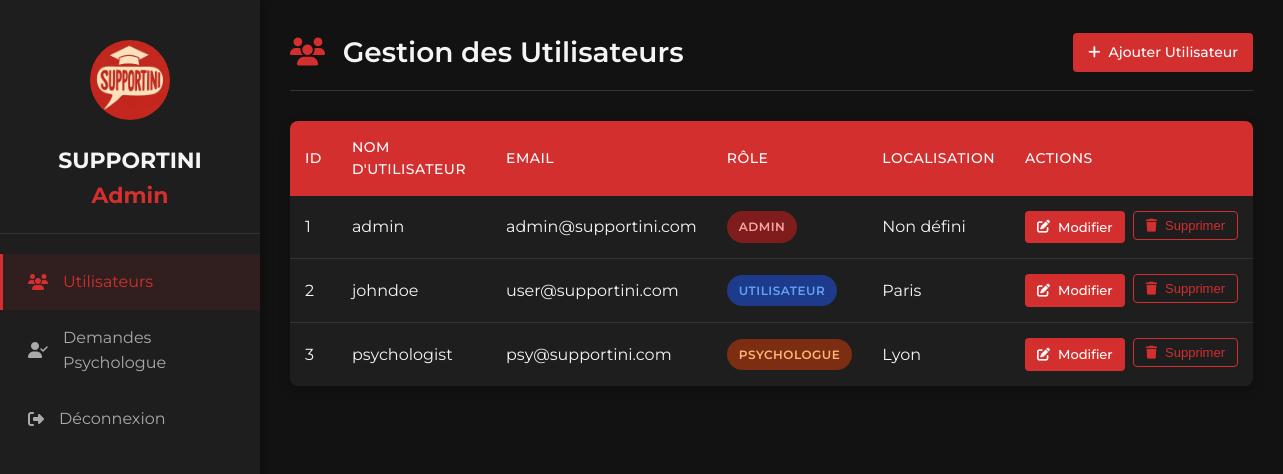
The app's page /View/BackOffice/users.php (signed in) with its own data.
### tables this page shows
CREATE TABLE IF NOT EXISTS `users` (
    `id` INT AUTO_INCREMENT PRIMARY KEY,
    `username` VARCHAR(100) NOT NULL UNIQUE,
    `email` VARCHAR(100) NOT NULL UNIQUE,
    `password` VARCHAR(255) NOT NULL,
    `location` VARCHAR(100),
    `phone_number` VARCHAR(20),
    `bio` TEXT,
    `role` ENUM('utilisateur', 'psychologue', 'admin') DEFAULT 'utilisateur',
    `demande_psy` INT DEFAULT 0,
    `status` INT DEFAULT 1,
    `created_at` TIMESTAMP DEFAULT CURRENT_TIMESTAMP,
    `updated_at` TIMESTAMP DEFAULT CURRENT_TIMESTAMP ON UPDATE CURRENT_TIMESTAMP,
    INDEX idx_email (email),
    INDEX idx_role (role),
    INDEX idx_demande_psy (demande_psy),
    INDEX idx_created_at (created_at)
);

### config.php (called while the page is built, shortened)
<?php
class config {
    private static $pdo = null;
    public static function getConnexion() {
        if (self::$pdo == null) {
            try {
                self::$pdo = new PDO(
                    "mysql:host=localhost;dbname=supportini;charset=utf8mb4",
                    "root",
                    "",
                    [
                        PDO::ATTR_ERRMODE => PDO::ERRMODE_EXCEPTION,
                        PDO::ATTR_DEFAULT_FETCH_MODE => PDO::FETCH_ASSOC,
                        PDO::ATTR_EMULATE_PREPARES => false,
                    ]
                );
            } catch (PDOException $e) {
                if (strpos($e->getMessage(), '1049') !== false) {
                    header('Location: /Web_Project_Utilisateurs/setup.php');
                    exit;
                }
                die("Erreur de connexion DB: " . $e->getMessage());
            }
        }
        return self::$pdo;
    }
}
?>

### Controller/userController.php (called while the page is built, shortened)
<?php
require_once __DIR__ . '/../Model/User.php';
require_once __DIR__ . '/../config.php';
class userController {
    private $pdo;
    public function __construct() {
        $this->pdo = config::getConnexion();
    }
    public function getAllUsers() {
        try {
            $sql = "SELECT * FROM users";
            $stmt = $this->pdo->query($sql);
            $users = [];
            while ($row = $stmt->fetch()) {
                $user = new User($row['username'], $row['email'], $row['password'], $row['location'], $row['phone_number'], $row['bio'], $row['role']);
                $user->setId($row['id']);
                $user->setStatus($row['status']);
                $user->setCreatedAt($row['created_at']);
                $user->setUpdatedAt($row['updated_at']);
                $users[] = $user;
            }
            return $users;
        } catch (Exception $e) {
            return "Error: " . $e->getMessage();
        }
    }
}
?>

### Model/User.php (called while the page is built, shortened)
<?php
class User
{
    private ?int $id;
    private string $username;
    private string $email;
    private ?string $location;
    private string $role;
    public function __construct(string $username, string $email, string $password, ?string $location = null, ?string $phone_number = null, ?string $bio = null, string $role = 'utilisateur')
    {
        $this->username = $username;
        $this->email = $email;
        $this->location = $location;
        $this->role = $role;
        $this->id = null;
    }
    public function getId(): ?int { return $this->id; }
    public function getUsername(): string { return $this->username; }
    public function getEmail(): string { return $this->email; }
    public function getLocation(): ?string { return $this->location; }
    public function getRole(): string { return $this->role; }
    public function setId(int $id): void { $this->id = $id; }
}

### View/BackOffice/users.php (the view, shortened to what this page needs)
<?php
require_once __DIR__ . '/../../Controller/userController.php';
$ctrl = new userController();
$users = $ctrl->getAllUsers();
?>
<!DOCTYPE html>
<html lang="fr">
<head>
    <link rel="stylesheet" href="https://cdnjs.cloudflare.com/ajax/libs/font-awesome/6.5.0/css/all.min.css">
    <link rel="stylesheet" href="backoffice.css">
</head>
<body>
    <div class="sidebar">
        <div class="sidebar-header">
            <img src="../../logo_supportini.jpg" alt="SUPPORTINI Logo" class="sidebar-logo">
            <h2 class="sidebar-title">SUPPORTINI <span>Admin</span></h2>
        </div>
        <nav class="sidebar-nav">
            <a href="users.php" class="sidebar-link active">
                <i class="fas fa-users"></i>
                <span>Utilisateurs</span>
            </a>
            <a href="psy_requests.php" class="sidebar-link">
                <i class="fas fa-user-check"></i>
                <span>Demandes Psychologue</span>
            </a>
            <a href="../../logout.php" class="sidebar-link">
                <i class="fas fa-sign-out-alt"></i>
                <span>Déconnexion</span>
            </a>
        </nav>
    </div>
    <main class="main-content">
        <div class="page-header">
            <h1 class="page-title"><i class="fas fa-users"></i> Gestion des Utilisateurs</h1>
            <a href="add_user.php" class="btn btn-primary">
                <i class="fas fa-plus"></i> Ajouter Utilisateur
            </a>
        </div>
        <div class="table-container">
            <table class="table">
                <thead>
                    <tr>
                        <th>ID</th>
                        <th>Nom d'utilisateur</th>
                        <th>Email</th>
                        <th>Rôle</th>
                        <th>Localisation</th>
                        <th>Actions</th>
                    </tr>
                </thead>
                <tbody>
                    <?php foreach ($users as $user): ?>
                    <tr>
                        <td><?php echo $user->getId(); ?></td>
                        <td><?php echo htmlspecialchars($user->getUsername()); ?></td>
                        <td><?php echo htmlspecialchars($user->getEmail()); ?></td>
                        <td>
                            <span class="role-badge role-<?php echo htmlspecialchars($user->getRole()); ?>">
                                <?php
                                $roles = [
                                    'utilisateur' => 'Utilisateur',
                                    'psychologue' => 'Psychologue',
                                    'admin' => 'Admin'
                                ];
                                echo $roles[$user->getRole()] ?? htmlspecialchars($user->getRole());
                                ?>
                            </span>
                        </td>
                        <td><?php echo $user->getLocation() ? htmlspecialchars($user->getLocation()) : 'Non défini'; ?></td>
                        <td>
                            <div class="action-buttons">
                                <a href="edit_user.php?id=<?php echo $user->getId(); ?>" class="btn btn-primary btn-sm">
                                    <i class="fas fa-edit"></i> Modifier
                                </a>
                                <form method="POST" style="display: inline;">
                                    <button type="submit" name="delete" class="btn btn-danger btn-sm" onclick="return confirm('Êtes-vous sûr de vouloir supprimer cet utilisateur ?');">
                                        <i class="fas fa-trash"></i> Supprimer
                                    </button>
                                </form>
                            </div>
                        </td>
                    </tr>
                    <?php endforeach; ?>
                </tbody>
            </table>
        </div>
    </main>
</body>
</html>

### View/BackOffice/backoffice.css (style rules this page uses)
:root { --primary-red: #d32f2f; --dark-red: #b71c1c; --light-red: #ff6659; --dark-bg: #121212; --card-bg: #1e1e1e; --text-light: #f5f5f5; --text-muted: #aaaaaa; --border-color: #333333; }
* { margin: 0; padding: 0; box-sizing: border-box; }
body { font-family: 'Montserrat', sans-serif; background-color: var(--dark-bg); color: var(--text-light); line-height: 1.6; display: flex; min-height: 100vh; }
.sidebar { width: 260px; background-color: var(--card-bg); padding: 20px 0; box-shadow: 2px 0 10px rgba(0, 0, 0, 0.3); z-index: 100; position: fixed; height: 100vh; overflow-y: auto; }
.sidebar-header { text-align: center; padding: 20px; border-bottom: 1px solid var(--border-color); margin-bottom: 20px; }
.sidebar-logo { width: 80px; height: 80px; border-radius: 50%; object-fit: cover; margin-bottom: 15px; }
.sidebar-title { font-size: 22px; font-weight: 700; color: var(--text-light); }
.sidebar-title span { color: var(--primary-red); }
.sidebar-nav { display: flex; flex-direction: column; }
.sidebar-link { padding: 15px 25px; color: var(--text-muted); display: flex; align-items: center; gap: 15px; text-decoration: none; transition: all 0.3s ease; border-left: 3px solid transparent; }
.sidebar-link.active { background-color: rgba(211, 47, 47, 0.1); color: var(--primary-red); border-left-color: var(--primary-red); }
.main-content { flex: 1; margin-left: 260px; padding: 30px; }
.page-header { display: flex; justify-content: space-between; align-items: center; margin-bottom: 30px; padding-bottom: 15px; border-bottom: 1px solid var(--border-color); }
.page-title { font-size: 28px; font-weight: 600; color: var(--text-light); }
.page-title i { color: var(--primary-red); margin-right: 10px; }
.table-container { background-color: var(--card-bg); border-radius: 8px; overflow: hidden; box-shadow: 0 4px 12px rgba(0, 0, 0, 0.2); margin-bottom: 40px; }
.table { width: 100%; border-collapse: collapse; }
.table th { background-color: var(--primary-red); color: white; padding: 15px; text-align: left; font-weight: 500; text-transform: uppercase; letter-spacing: 0.5px; font-size: 14px; }
.table td { padding: 15px; border-bottom: 1px solid var(--border-color); }
.table tr:last-child td { border-bottom: none; }
.btn { display: inline-flex; align-items: center; gap: 8px; padding: 8px 15px; border-radius: 4px; text-decoration: none; font-weight: 500; font-size: 14px; transition: all 0.3s ease; border: none; cursor: pointer; }
.btn-sm { padding: 6px 12px; font-size: 13px; }
.btn-primary { background-color: var(--primary-red); color: white; }
.btn-danger { background-color: transparent; border: 1px solid #d32f2f; color: #d32f2f; }
.action-buttons { display: flex; gap: 8px; }
.role-badge { display: inline-block; padding: 6px 12px; border-radius: 20px; font-size: 12px; font-weight: 600; text-transform: uppercase; letter-spacing: 0.5px; }
.role-utilisateur { background-color: #1e3a8a; color: #60a5fa; }
.role-psychologue { background-color: #7c2d12; color: #fdba74; }
.role-admin { background-color: #7f1d1d; color: #fca5a5; }

### records on screen
users: id "1", username "admin", email "admin@supportini.com", role "ADMIN", shows "Non défini"
users: id "2", username "johndoe", email "user@supportini.com", role "UTILISATEUR", location "Paris"
users: id "3", username "psychologist", email "psy@supportini.com", role "PSYCHOLOGUE", location "Lyon"
